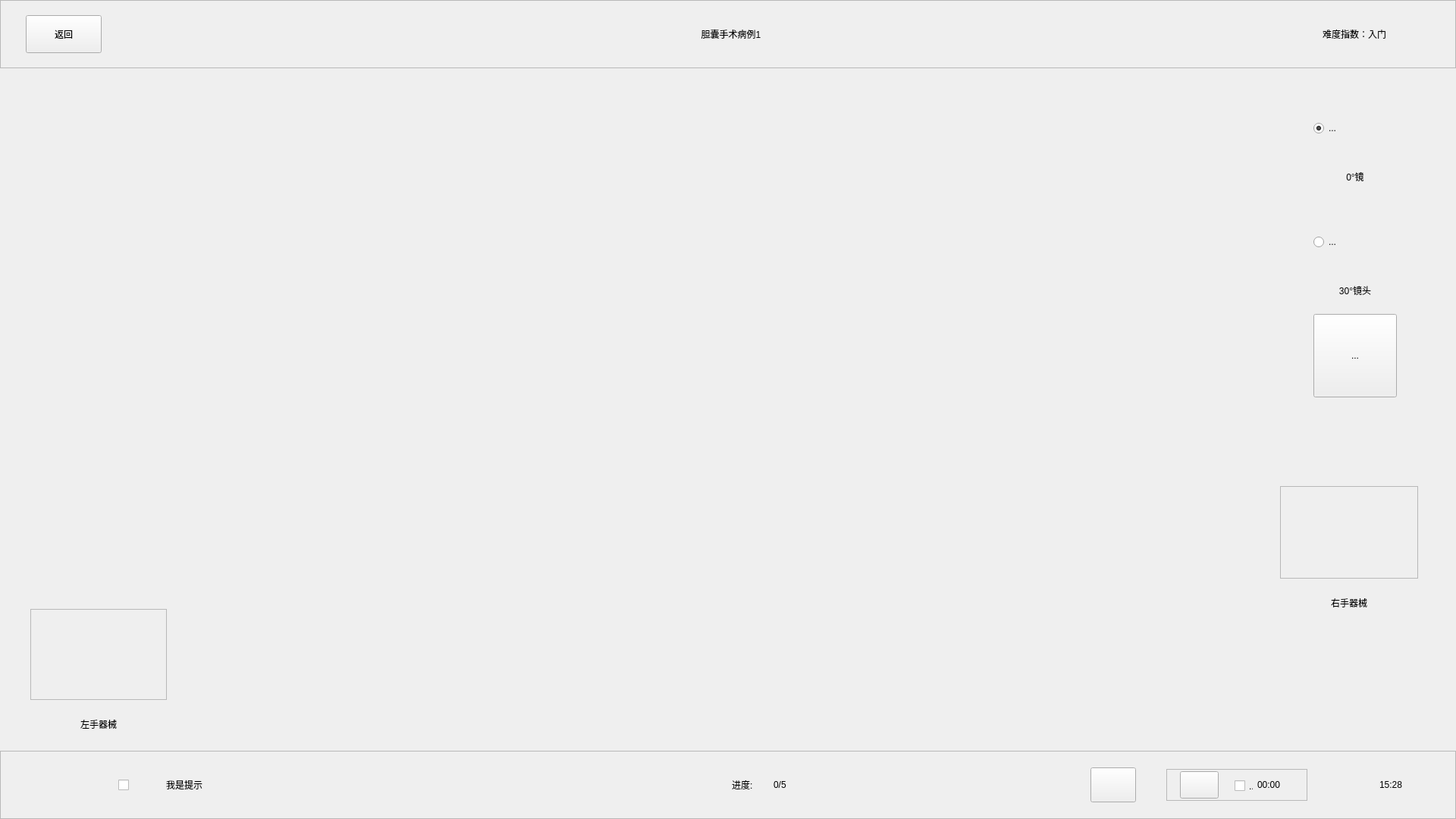
<?xml version="1.0" encoding="UTF-8"?>
<ui version="4.0">
 <class>SYTrainWindow</class>
 <widget class="QWidget" name="SYTrainWindow">
  <property name="geometry">
   <rect>
    <x>0</x>
    <y>0</y>
    <width>1920</width>
    <height>1080</height>
   </rect>
  </property>
  <property name="minimumSize">
   <size>
    <width>1920</width>
    <height>1080</height>
   </size>
  </property>
  <property name="cursor">
   <cursorShape>ArrowCursor</cursorShape>
  </property>
  <property name="windowTitle">
   <string>SimLaparo</string>
  </property>
  <layout class="QVBoxLayout" name="verticalLayout">
   <property name="spacing">
    <number>0</number>
   </property>
   <property name="leftMargin">
    <number>0</number>
   </property>
   <property name="topMargin">
    <number>0</number>
   </property>
   <property name="rightMargin">
    <number>0</number>
   </property>
   <property name="bottomMargin">
    <number>0</number>
   </property>
   <item>
    <widget class="QFrame" name="titleframe">
     <property name="minimumSize">
      <size>
       <width>1920</width>
       <height>90</height>
      </size>
     </property>
     <property name="maximumSize">
      <size>
       <width>1920</width>
       <height>90</height>
      </size>
     </property>
     <property name="frameShape">
      <enum>QFrame::StyledPanel</enum>
     </property>
     <property name="frameShadow">
      <enum>QFrame::Raised</enum>
     </property>
     <widget class="QWidget" name="layoutWidget">
      <property name="geometry">
       <rect>
        <x>0</x>
        <y>0</y>
        <width>2036</width>
        <height>90</height>
       </rect>
      </property>
      <layout class="QHBoxLayout" name="horizontalLayout_3">
       <property name="spacing">
        <number>0</number>
       </property>
       <property name="leftMargin">
        <number>34</number>
       </property>
       <property name="rightMargin">
        <number>0</number>
       </property>
       <item>
        <widget class="QToolButton" name="bt_back">
         <property name="minimumSize">
          <size>
           <width>100</width>
           <height>50</height>
          </size>
         </property>
         <property name="maximumSize">
          <size>
           <width>101</width>
           <height>50</height>
          </size>
         </property>
         <property name="text">
          <string>返回</string>
         </property>
        </widget>
       </item>
       <item>
        <spacer name="horizontalSpacer_10">
         <property name="orientation">
          <enum>Qt::Horizontal</enum>
         </property>
         <property name="sizeType">
          <enum>QSizePolicy::Fixed</enum>
         </property>
         <property name="sizeHint" stdset="0">
          <size>
           <width>50</width>
           <height>20</height>
          </size>
         </property>
        </spacer>
       </item>
       <item>
        <widget class="QLabel" name="lb_trainname">
         <property name="minimumSize">
          <size>
           <width>1560</width>
           <height>0</height>
          </size>
         </property>
         <property name="text">
          <string>胆囊手术病例1</string>
         </property>
         <property name="alignment">
          <set>Qt::AlignCenter</set>
         </property>
        </widget>
       </item>
       <item>
        <widget class="QLabel" name="lb_difficult">
         <property name="minimumSize">
          <size>
           <width>0</width>
           <height>0</height>
          </size>
         </property>
         <property name="maximumSize">
          <size>
           <width>16777215</width>
           <height>16777215</height>
          </size>
         </property>
         <property name="text">
          <string>难度指数：</string>
         </property>
        </widget>
       </item>
       <item>
        <widget class="QLabel" name="lb_level">
         <property name="text">
          <string>入门</string>
         </property>
        </widget>
       </item>
       <item>
        <spacer name="horizontalSpacer_11">
         <property name="orientation">
          <enum>Qt::Horizontal</enum>
         </property>
         <property name="sizeType">
          <enum>QSizePolicy::Fixed</enum>
         </property>
         <property name="sizeHint" stdset="0">
          <size>
           <width>11</width>
           <height>20</height>
          </size>
         </property>
        </spacer>
       </item>
       <item>
        <widget class="QLabel" name="icon_level">
         <property name="minimumSize">
          <size>
           <width>50</width>
           <height>50</height>
          </size>
         </property>
         <property name="maximumSize">
          <size>
           <width>50</width>
           <height>50</height>
          </size>
         </property>
         <property name="text">
          <string/>
         </property>
        </widget>
       </item>
       <item>
        <spacer name="horizontalSpacer_9">
         <property name="orientation">
          <enum>Qt::Horizontal</enum>
         </property>
         <property name="sizeHint" stdset="0">
          <size>
           <width>40</width>
           <height>20</height>
          </size>
         </property>
        </spacer>
       </item>
      </layout>
     </widget>
    </widget>
   </item>
   <item>
    <spacer name="verticalSpacer">
     <property name="orientation">
      <enum>Qt::Vertical</enum>
     </property>
     <property name="sizeType">
      <enum>QSizePolicy::Fixed</enum>
     </property>
     <property name="sizeHint" stdset="0">
      <size>
       <width>20</width>
       <height>24</height>
      </size>
     </property>
    </spacer>
   </item>
   <item>
    <layout class="QHBoxLayout" name="horizontalLayout_2">
     <property name="spacing">
      <number>0</number>
     </property>
     <property name="topMargin">
      <number>0</number>
     </property>
     <item>
      <layout class="QVBoxLayout" name="verticalLayout_5">
       <property name="spacing">
        <number>0</number>
       </property>
       <property name="leftMargin">
        <number>40</number>
       </property>
       <property name="rightMargin">
        <number>50</number>
       </property>
       <property name="bottomMargin">
        <number>0</number>
       </property>
       <item>
        <spacer name="verticalSpacer_3">
         <property name="orientation">
          <enum>Qt::Vertical</enum>
         </property>
         <property name="sizeHint" stdset="0">
          <size>
           <width>20</width>
           <height>40</height>
          </size>
         </property>
        </spacer>
       </item>
       <item>
        <widget class="QFrame" name="leftToolFrame">
         <property name="minimumSize">
          <size>
           <width>180</width>
           <height>120</height>
          </size>
         </property>
         <property name="maximumSize">
          <size>
           <width>180</width>
           <height>120</height>
          </size>
         </property>
         <property name="frameShape">
          <enum>QFrame::StyledPanel</enum>
         </property>
         <property name="frameShadow">
          <enum>QFrame::Raised</enum>
         </property>
        </widget>
       </item>
       <item>
        <spacer name="verticalSpacer_7">
         <property name="orientation">
          <enum>Qt::Vertical</enum>
         </property>
         <property name="sizeType">
          <enum>QSizePolicy::Fixed</enum>
         </property>
         <property name="sizeHint" stdset="0">
          <size>
           <width>50</width>
           <height>21</height>
          </size>
         </property>
        </spacer>
       </item>
       <item>
        <widget class="QLabel" name="label_ltool">
         <property name="minimumSize">
          <size>
           <width>0</width>
           <height>21</height>
          </size>
         </property>
         <property name="text">
          <string>左手器械</string>
         </property>
         <property name="alignment">
          <set>Qt::AlignCenter</set>
         </property>
        </widget>
       </item>
      </layout>
     </item>
     <item>
      <widget class="QFrame" name="RenderFrame">
       <property name="lineWidth">
        <number>0</number>
       </property>
       <layout class="QVBoxLayout" name="verticalLayout_7">
        <property name="spacing">
         <number>0</number>
        </property>
        <property name="leftMargin">
         <number>0</number>
        </property>
        <property name="topMargin">
         <number>0</number>
        </property>
        <property name="rightMargin">
         <number>0</number>
        </property>
        <property name="bottomMargin">
         <number>0</number>
        </property>
        <item>
         <widget class="OgreWidget" name="bigGLWidget" native="true">
          <property name="minimumSize">
           <size>
            <width>1380</width>
            <height>850</height>
           </size>
          </property>
          <property name="maximumSize">
           <size>
            <width>1380</width>
            <height>850</height>
           </size>
          </property>
          <layout class="QVBoxLayout" name="verticalLayout_3">
           <property name="spacing">
            <number>0</number>
           </property>
           <property name="leftMargin">
            <number>0</number>
           </property>
           <property name="topMargin">
            <number>0</number>
           </property>
           <property name="rightMargin">
            <number>0</number>
           </property>
           <property name="bottomMargin">
            <number>0</number>
           </property>
          </layout>
         </widget>
        </item>
        <item>
         <spacer name="verticalSpacer_2">
          <property name="orientation">
           <enum>Qt::Vertical</enum>
          </property>
          <property name="sizeType">
           <enum>QSizePolicy::Fixed</enum>
          </property>
          <property name="sizeHint" stdset="0">
           <size>
            <width>20</width>
            <height>1</height>
           </size>
          </property>
         </spacer>
        </item>
       </layout>
      </widget>
     </item>
     <item>
      <layout class="QVBoxLayout" name="verticalLayout_2">
       <item>
        <layout class="QHBoxLayout" name="verticalLayout_10">
         <property name="spacing">
          <number>0</number>
         </property>
         <item>
          <spacer name="horizontalSpacer">
           <property name="orientation">
            <enum>Qt::Horizontal</enum>
           </property>
           <property name="sizeType">
            <enum>QSizePolicy::Expanding</enum>
           </property>
           <property name="sizeHint" stdset="0">
            <size>
             <width>78</width>
             <height>20</height>
            </size>
           </property>
          </spacer>
         </item>
         <item>
          <layout class="QVBoxLayout" name="verticalLayout_4">
           <property name="spacing">
            <number>0</number>
           </property>
           <property name="leftMargin">
            <number>0</number>
           </property>
           <property name="rightMargin">
            <number>0</number>
           </property>
           <property name="bottomMargin">
            <number>0</number>
           </property>
           <item>
            <widget class="QRadioButton" name="tb_zerodegree">
             <property name="minimumSize">
              <size>
               <width>110</width>
               <height>110</height>
              </size>
             </property>
             <property name="text">
              <string>...</string>
             </property>
             <property name="checked">
              <bool>true</bool>
             </property>
             <attribute name="buttonGroup">
              <string notr="true">buttonGroup</string>
             </attribute>
            </widget>
           </item>
           <item>
            <widget class="QLabel" name="lb_zerodeg">
             <property name="minimumSize">
              <size>
               <width>0</width>
               <height>40</height>
              </size>
             </property>
             <property name="maximumSize">
              <size>
               <width>16777215</width>
               <height>40</height>
              </size>
             </property>
             <property name="text">
              <string>0°镜</string>
             </property>
             <property name="alignment">
              <set>Qt::AlignHCenter|Qt::AlignTop</set>
             </property>
             <property name="margin">
              <number>8</number>
             </property>
            </widget>
           </item>
           <item>
            <widget class="QRadioButton" name="tb_30degree">
             <property name="minimumSize">
              <size>
               <width>110</width>
               <height>110</height>
              </size>
             </property>
             <property name="text">
              <string>...</string>
             </property>
             <property name="checked">
              <bool>false</bool>
             </property>
             <attribute name="buttonGroup">
              <string notr="true">buttonGroup</string>
             </attribute>
            </widget>
           </item>
           <item>
            <widget class="QLabel" name="lb_thirtydeg">
             <property name="minimumSize">
              <size>
               <width>0</width>
               <height>40</height>
              </size>
             </property>
             <property name="maximumSize">
              <size>
               <width>16777215</width>
               <height>40</height>
              </size>
             </property>
             <property name="text">
              <string>30°镜头</string>
             </property>
             <property name="alignment">
              <set>Qt::AlignHCenter|Qt::AlignTop</set>
             </property>
             <property name="margin">
              <number>8</number>
             </property>
            </widget>
           </item>
           <item>
            <widget class="QToolButton" name="tb_anatomy">
             <property name="minimumSize">
              <size>
               <width>110</width>
               <height>110</height>
              </size>
             </property>
             <property name="text">
              <string>...</string>
             </property>
            </widget>
           </item>
           <item>
            <widget class="QLabel" name="lb_anatomy">
             <property name="minimumSize">
              <size>
               <width>0</width>
               <height>40</height>
              </size>
             </property>
             <property name="maximumSize">
              <size>
               <width>16777215</width>
               <height>40</height>
              </size>
             </property>
             <property name="text">
              <string/>
             </property>
             <property name="alignment">
              <set>Qt::AlignHCenter|Qt::AlignTop</set>
             </property>
             <property name="margin">
              <number>8</number>
             </property>
            </widget>
           </item>
          </layout>
         </item>
         <item>
          <spacer name="horizontalSpacer_2">
           <property name="orientation">
            <enum>Qt::Horizontal</enum>
           </property>
           <property name="sizeType">
            <enum>QSizePolicy::Fixed</enum>
           </property>
           <property name="sizeHint" stdset="0">
            <size>
             <width>78</width>
             <height>20</height>
            </size>
           </property>
          </spacer>
         </item>
        </layout>
       </item>
       <item>
        <spacer name="verticalSpacer_4">
         <property name="orientation">
          <enum>Qt::Vertical</enum>
         </property>
         <property name="sizeType">
          <enum>QSizePolicy::Expanding</enum>
         </property>
         <property name="sizeHint" stdset="0">
          <size>
           <width>20</width>
           <height>0</height>
          </size>
         </property>
        </spacer>
       </item>
       <item>
        <layout class="QVBoxLayout" name="verticalLayout_6">
         <property name="spacing">
          <number>0</number>
         </property>
         <property name="leftMargin">
          <number>38</number>
         </property>
         <property name="rightMargin">
          <number>50</number>
         </property>
         <property name="bottomMargin">
          <number>0</number>
         </property>
         <item>
          <widget class="QFrame" name="rightToolFrame">
           <property name="minimumSize">
            <size>
             <width>175</width>
             <height>122</height>
            </size>
           </property>
           <property name="maximumSize">
            <size>
             <width>12000000</width>
             <height>122</height>
            </size>
           </property>
           <property name="frameShape">
            <enum>QFrame::StyledPanel</enum>
           </property>
           <property name="frameShadow">
            <enum>QFrame::Raised</enum>
           </property>
          </widget>
         </item>
         <item>
          <spacer name="verticalSpacer_6">
           <property name="orientation">
            <enum>Qt::Vertical</enum>
           </property>
           <property name="sizeType">
            <enum>QSizePolicy::Fixed</enum>
           </property>
           <property name="sizeHint" stdset="0">
            <size>
             <width>20</width>
             <height>21</height>
            </size>
           </property>
          </spacer>
         </item>
         <item>
          <widget class="QLabel" name="label_rtool">
           <property name="minimumSize">
            <size>
             <width>0</width>
             <height>21</height>
            </size>
           </property>
           <property name="maximumSize">
            <size>
             <width>16777215</width>
             <height>30</height>
            </size>
           </property>
           <property name="text">
            <string>右手器械</string>
           </property>
           <property name="alignment">
            <set>Qt::AlignCenter</set>
           </property>
          </widget>
         </item>
         <item>
          <spacer name="verticalSpacer_8">
           <property name="orientation">
            <enum>Qt::Vertical</enum>
           </property>
           <property name="sizeHint" stdset="0">
            <size>
             <width>20</width>
             <height>160</height>
            </size>
           </property>
          </spacer>
         </item>
        </layout>
       </item>
      </layout>
     </item>
    </layout>
   </item>
   <item>
    <spacer name="verticalSpacer_5">
     <property name="orientation">
      <enum>Qt::Vertical</enum>
     </property>
     <property name="sizeHint" stdset="0">
      <size>
       <width>21</width>
       <height>40</height>
      </size>
     </property>
    </spacer>
   </item>
   <item>
    <widget class="QFrame" name="bottomframe">
     <property name="minimumSize">
      <size>
       <width>0</width>
       <height>90</height>
      </size>
     </property>
     <property name="maximumSize">
      <size>
       <width>16777215</width>
       <height>90</height>
      </size>
     </property>
     <property name="frameShape">
      <enum>QFrame::StyledPanel</enum>
     </property>
     <property name="frameShadow">
      <enum>QFrame::Raised</enum>
     </property>
     <layout class="QHBoxLayout" name="horizontalLayout_5">
      <property name="spacing">
       <number>0</number>
      </property>
      <property name="leftMargin">
       <number>0</number>
      </property>
      <property name="topMargin">
       <number>0</number>
      </property>
      <property name="rightMargin">
       <number>0</number>
      </property>
      <property name="bottomMargin">
       <number>0</number>
      </property>
      <item>
       <layout class="QHBoxLayout" name="horizontalLayout_4">
        <property name="spacing">
         <number>0</number>
        </property>
        <item>
         <spacer name="horizontalSpacer_3">
          <property name="orientation">
           <enum>Qt::Horizontal</enum>
          </property>
          <property name="sizeType">
           <enum>QSizePolicy::Fixed</enum>
          </property>
          <property name="sizeHint" stdset="0">
           <size>
            <width>50</width>
            <height>20</height>
           </size>
          </property>
         </spacer>
        </item>
        <item>
         <widget class="QLabel" name="lb_headpic">
          <property name="minimumSize">
           <size>
            <width>80</width>
            <height>80</height>
           </size>
          </property>
          <property name="maximumSize">
           <size>
            <width>80</width>
            <height>80</height>
           </size>
          </property>
          <property name="text">
           <string/>
          </property>
          <property name="alignment">
           <set>Qt::AlignLeading|Qt::AlignLeft|Qt::AlignVCenter</set>
          </property>
         </widget>
        </item>
        <item>
         <spacer name="horizontalSpacer_4">
          <property name="orientation">
           <enum>Qt::Horizontal</enum>
          </property>
          <property name="sizeType">
           <enum>QSizePolicy::Fixed</enum>
          </property>
          <property name="sizeHint" stdset="0">
           <size>
            <width>25</width>
            <height>20</height>
           </size>
          </property>
         </spacer>
        </item>
        <item>
         <widget class="QCheckBox" name="bt_volume">
          <property name="minimumSize">
           <size>
            <width>51</width>
            <height>36</height>
           </size>
          </property>
          <property name="maximumSize">
           <size>
            <width>51</width>
            <height>36</height>
           </size>
          </property>
          <property name="text">
           <string/>
          </property>
          <property name="iconSize">
           <size>
            <width>51</width>
            <height>36</height>
           </size>
          </property>
         </widget>
        </item>
        <item>
         <spacer name="horizontalSpacer_5">
          <property name="orientation">
           <enum>Qt::Horizontal</enum>
          </property>
          <property name="sizeType">
           <enum>QSizePolicy::Fixed</enum>
          </property>
          <property name="sizeHint" stdset="0">
           <size>
            <width>12</width>
            <height>20</height>
           </size>
          </property>
         </spacer>
        </item>
        <item>
         <layout class="QHBoxLayout" name="horizontalLayout">
          <property name="spacing">
           <number>5</number>
          </property>
          <property name="rightMargin">
           <number>0</number>
          </property>
          <item>
           <widget class="QLabel" name="tipLabel">
            <property name="minimumSize">
             <size>
              <width>700</width>
              <height>0</height>
             </size>
            </property>
            <property name="text">
             <string>我是提示</string>
            </property>
           </widget>
          </item>
          <item>
           <widget class="QLabel" name="label_prog">
            <property name="minimumSize">
             <size>
              <width>36</width>
              <height>24</height>
             </size>
            </property>
            <property name="maximumSize">
             <size>
              <width>36</width>
              <height>24</height>
             </size>
            </property>
            <property name="text">
             <string/>
            </property>
           </widget>
          </item>
          <item>
           <widget class="QLabel" name="label_2">
            <property name="minimumSize">
             <size>
              <width>50</width>
              <height>0</height>
             </size>
            </property>
            <property name="maximumSize">
             <size>
              <width>100</width>
              <height>16777215</height>
             </size>
            </property>
            <property name="text">
             <string>进度:</string>
            </property>
           </widget>
          </item>
          <item>
           <widget class="QLabel" name="lb_prognum">
            <property name="minimumSize">
             <size>
              <width>40</width>
              <height>0</height>
             </size>
            </property>
            <property name="maximumSize">
             <size>
              <width>40</width>
              <height>16777215</height>
             </size>
            </property>
            <property name="text">
             <string>0/5</string>
            </property>
           </widget>
          </item>
          <item>
           <widget class="QLabel" name="lb_p0">
            <property name="minimumSize">
             <size>
              <width>38</width>
              <height>24</height>
             </size>
            </property>
            <property name="maximumSize">
             <size>
              <width>38</width>
              <height>24</height>
             </size>
            </property>
            <property name="text">
             <string/>
            </property>
           </widget>
          </item>
          <item>
           <widget class="QLabel" name="lb_p1">
            <property name="minimumSize">
             <size>
              <width>38</width>
              <height>24</height>
             </size>
            </property>
            <property name="maximumSize">
             <size>
              <width>38</width>
              <height>24</height>
             </size>
            </property>
            <property name="text">
             <string/>
            </property>
           </widget>
          </item>
          <item>
           <widget class="QLabel" name="lb_p2">
            <property name="minimumSize">
             <size>
              <width>38</width>
              <height>24</height>
             </size>
            </property>
            <property name="maximumSize">
             <size>
              <width>38</width>
              <height>24</height>
             </size>
            </property>
            <property name="text">
             <string/>
            </property>
           </widget>
          </item>
          <item>
           <widget class="QLabel" name="lb_p3">
            <property name="minimumSize">
             <size>
              <width>38</width>
              <height>24</height>
             </size>
            </property>
            <property name="maximumSize">
             <size>
              <width>38</width>
              <height>24</height>
             </size>
            </property>
            <property name="text">
             <string/>
            </property>
           </widget>
          </item>
          <item>
           <widget class="QLabel" name="lb_p4">
            <property name="minimumSize">
             <size>
              <width>50</width>
              <height>24</height>
             </size>
            </property>
            <property name="maximumSize">
             <size>
              <width>50</width>
              <height>24</height>
             </size>
            </property>
            <property name="text">
             <string/>
            </property>
           </widget>
          </item>
         </layout>
        </item>
        <item>
         <layout class="QHBoxLayout" name="horizontalLayout_6">
          <property name="spacing">
           <number>0</number>
          </property>
          <property name="leftMargin">
           <number>0</number>
          </property>
          <property name="rightMargin">
           <number>0</number>
          </property>
          <item>
           <spacer name="horizontalSpacer_12">
            <property name="orientation">
             <enum>Qt::Horizontal</enum>
            </property>
            <property name="sizeHint" stdset="0">
             <size>
              <width>40</width>
              <height>20</height>
             </size>
            </property>
           </spacer>
          </item>
          <item>
           <widget class="SYTipButton" name="bt_capscreen">
            <property name="minimumSize">
             <size>
              <width>60</width>
              <height>46</height>
             </size>
            </property>
            <property name="maximumSize">
             <size>
              <width>60</width>
              <height>46</height>
             </size>
            </property>
            <property name="text">
             <string/>
            </property>
           </widget>
          </item>
          <item>
           <spacer name="horizontalSpacer_6">
            <property name="orientation">
             <enum>Qt::Horizontal</enum>
            </property>
            <property name="sizeType">
             <enum>QSizePolicy::Fixed</enum>
            </property>
            <property name="sizeHint" stdset="0">
             <size>
              <width>40</width>
              <height>20</height>
             </size>
            </property>
           </spacer>
          </item>
          <item>
           <widget class="QFrame" name="recordframe">
            <property name="minimumSize">
             <size>
              <width>186</width>
              <height>42</height>
             </size>
            </property>
            <property name="maximumSize">
             <size>
              <width>186</width>
              <height>42</height>
             </size>
            </property>
            <property name="frameShape">
             <enum>QFrame::StyledPanel</enum>
            </property>
            <property name="frameShadow">
             <enum>QFrame::Raised</enum>
            </property>
            <widget class="QPushButton" name="bt_recordvid">
             <property name="geometry">
              <rect>
               <x>18</x>
               <y>3</y>
               <width>51</width>
               <height>36</height>
              </rect>
             </property>
             <property name="minimumSize">
              <size>
               <width>51</width>
               <height>36</height>
              </size>
             </property>
             <property name="maximumSize">
              <size>
               <width>51</width>
               <height>36</height>
              </size>
             </property>
             <property name="text">
              <string/>
             </property>
            </widget>
            <widget class="QCheckBox" name="tb_recordswitch">
             <property name="geometry">
              <rect>
               <x>90</x>
               <y>10</y>
               <width>25</width>
               <height>25</height>
              </rect>
             </property>
             <property name="minimumSize">
              <size>
               <width>25</width>
               <height>25</height>
              </size>
             </property>
             <property name="maximumSize">
              <size>
               <width>25</width>
               <height>25</height>
              </size>
             </property>
             <property name="text">
              <string>...</string>
             </property>
             <property name="iconSize">
              <size>
               <width>15</width>
               <height>19</height>
              </size>
             </property>
            </widget>
            <widget class="QLabel" name="lb_recordtime">
             <property name="geometry">
              <rect>
               <x>120</x>
               <y>8</y>
               <width>55</width>
               <height>26</height>
              </rect>
             </property>
             <property name="minimumSize">
              <size>
               <width>55</width>
               <height>26</height>
              </size>
             </property>
             <property name="maximumSize">
              <size>
               <width>55</width>
               <height>26</height>
              </size>
             </property>
             <property name="text">
              <string>00:00</string>
             </property>
             <property name="alignment">
              <set>Qt::AlignLeading|Qt::AlignLeft|Qt::AlignVCenter</set>
             </property>
            </widget>
           </widget>
          </item>
          <item>
           <spacer name="horizontalSpacer_7">
            <property name="orientation">
             <enum>Qt::Horizontal</enum>
            </property>
            <property name="sizeType">
             <enum>QSizePolicy::Fixed</enum>
            </property>
            <property name="sizeHint" stdset="0">
             <size>
              <width>45</width>
              <height>20</height>
             </size>
            </property>
           </spacer>
          </item>
          <item>
           <widget class="QLabel" name="lb_clock">
            <property name="minimumSize">
             <size>
              <width>30</width>
              <height>34</height>
             </size>
            </property>
            <property name="maximumSize">
             <size>
              <width>30</width>
              <height>34</height>
             </size>
            </property>
            <property name="text">
             <string/>
            </property>
           </widget>
          </item>
          <item>
           <spacer name="horizontalSpacer_8">
            <property name="orientation">
             <enum>Qt::Horizontal</enum>
            </property>
            <property name="sizeType">
             <enum>QSizePolicy::Fixed</enum>
            </property>
            <property name="sizeHint" stdset="0">
             <size>
              <width>20</width>
              <height>20</height>
             </size>
            </property>
           </spacer>
          </item>
          <item>
           <widget class="QLabel" name="lb_traintime">
            <property name="minimumSize">
             <size>
              <width>100</width>
              <height>0</height>
             </size>
            </property>
            <property name="maximumSize">
             <size>
              <width>100</width>
              <height>16777215</height>
             </size>
            </property>
            <property name="text">
             <string>15:28</string>
            </property>
           </widget>
          </item>
         </layout>
        </item>
       </layout>
      </item>
     </layout>
    </widget>
   </item>
  </layout>
 </widget>
 <customwidgets>
  <customwidget>
   <class>OgreWidget</class>
   <extends>QWidget</extends>
   <header>ogrewidget.h</header>
   <container>1</container>
  </customwidget>
  <customwidget>
   <class>SYTipButton</class>
   <extends>QPushButton</extends>
   <header>sytipbutton.h</header>
  </customwidget>
 </customwidgets>
 <resources/>
 <connections/>
 <buttongroups>
  <buttongroup name="buttonGroup"/>
 </buttongroups>
</ui>
